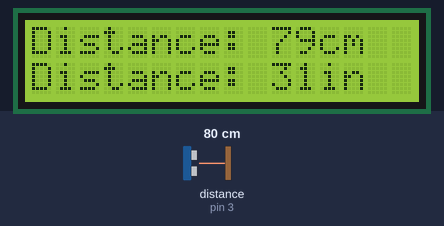
Simulated run of this sketch. Board: Arduino Uno, built with avr-gcc and run on an emulated ATmega328P. Shown: 16×2 character LCD. Wiring (inferred from the names in the program): ultrasonic range finder: trigger pin 2; echo pin 3. Inputs (shaded band) come from the test bench; at power-on: distance to the obstacle (sensor on pin 3) 80 cm. The echo pulse lasts 58.3 µs per cm.

Above: at 1.27 s.
1.3 s: distance to the obstacle (sensor on pin 3) set to 2 cm
At 2.5 s:
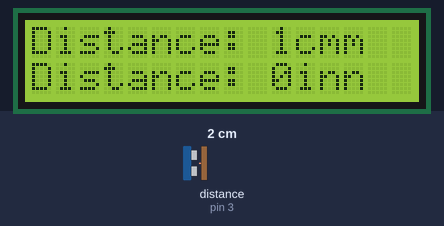
2.8 s: distance to the obstacle (sensor on pin 3) set to 18 cm
At 4.0 s:
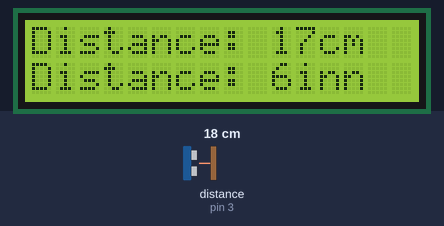
4.3 s: distance to the obstacle (sensor on pin 3) set to 4 cm
At 5.4 s:
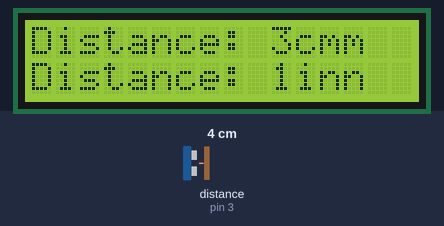
Timing chart, 0 to 7.3 s (numbered marks = the images above; inputs shaded):
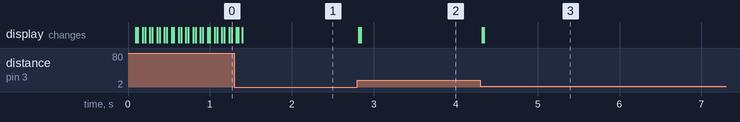

The sketch:

Detector_de_objetos.ino
```cpp
#include<LiquidCrystal.h>

LiquidCrystal lcd(4,5,6,7,8,9);
int trigpin = 2;
int echopin = 3;
long duration;
void setup()
{
  lcd.begin(16,2);
  pinMode(trigpin,OUTPUT);
  pinMode(echopin,INPUT);

}

void loop()
{
  digitalWrite(trigpin,LOW);
  delayMicroseconds(2);
  digitalWrite(trigpin,HIGH);
  delayMicroseconds(10);
  digitalWrite(trigpin,LOW);

  duration = pulseIn(echopin,HIGH);

  int distCm = duration*0.034/2;
  int distIn = duration*0.0133/2;

  lcd.setCursor(0,0);
  lcd.print ("Distance: ");
  lcd.print(distCm);
  lcd.print ("cm");
  delay(10);

  lcd.setCursor(0,1);
  lcd.print ("Distance: ");
  lcd.print(distIn);
  lcd.print ("in");
  delay(10);
}
```

Measured:
- after the input at 1.3 s, the display: first differs from a run without the input after 0.05 s (image 1 shows a later state)
- after the input at 2.8 s, the display: first changes at once (image 2 shows a later state)
- after the input at 4.3 s, the display: first changes at once (image 3 shows a later state)
